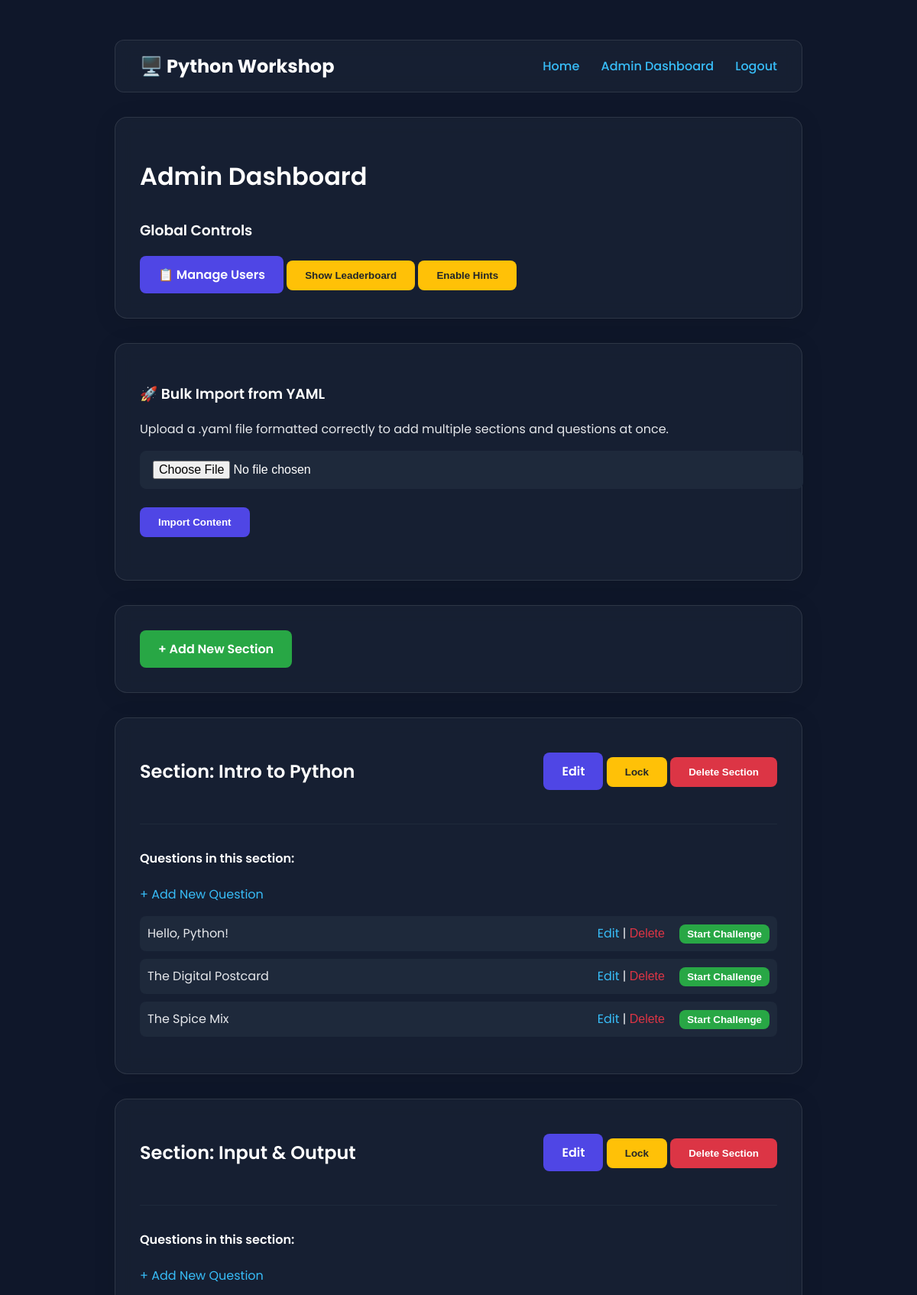
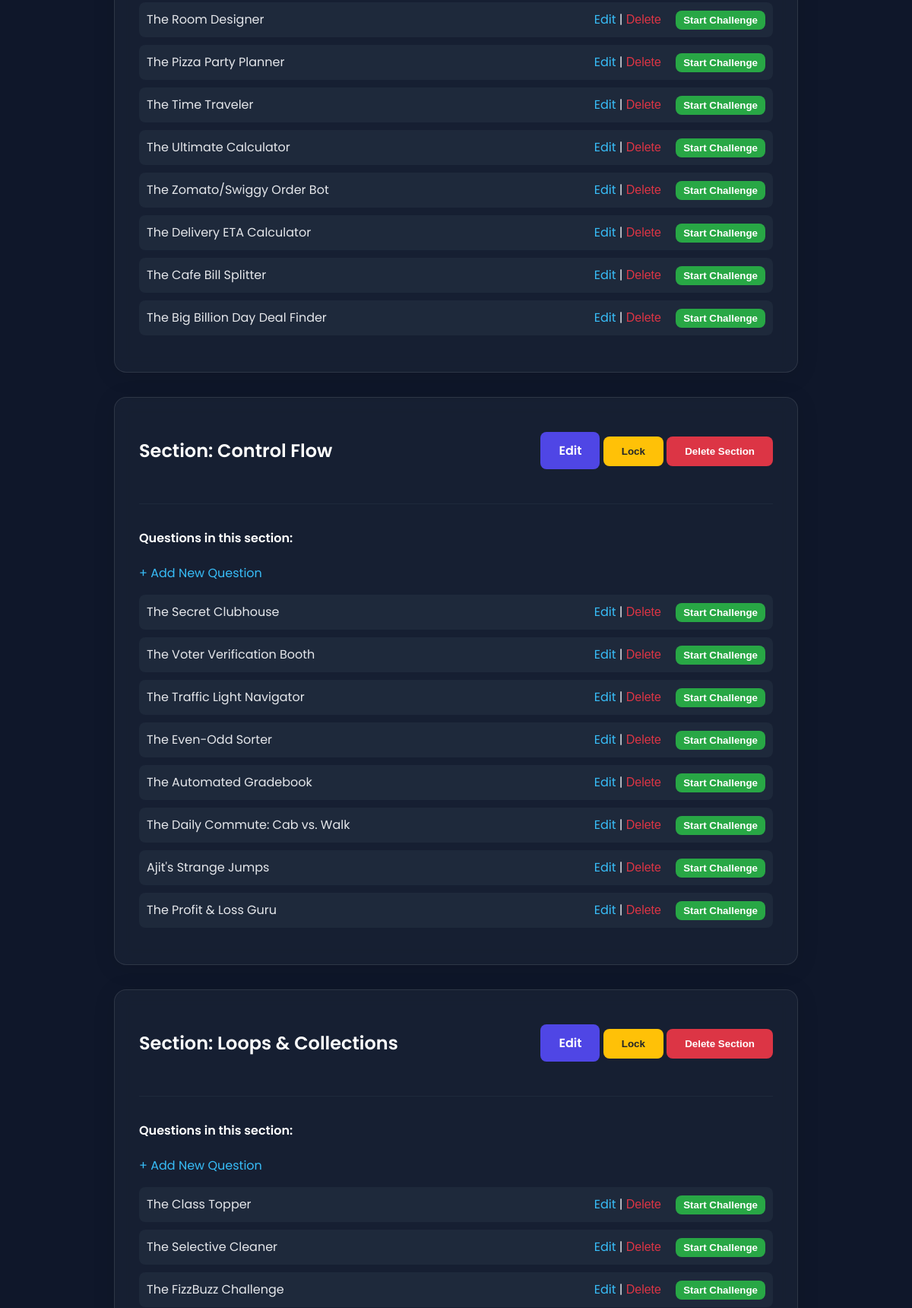
The app's page /admin/dashboard (signed in, upper part) with its own data (2 pictures, top to bottom).
### app/models.py (models this page shows, shortened)
class Section(db.Model):
    id = db.Column(db.Integer, primary_key=True)
    title = db.Column(db.String(100), nullable=False)
    is_unlocked = db.Column(db.Boolean, default=True)
    questions = db.relationship(
        'Question',
        backref='section',
        lazy='dynamic',
        cascade="all, delete-orphan"
    )

class Question(db.Model):
    id = db.Column(db.Integer, primary_key=True)
    section_id = db.Column(db.Integer, db.ForeignKey('section.id'), nullable=False)
    title = db.Column(db.String(100), nullable=False)
    description = db.Column(db.Text, nullable=False)
    starter_code = db.Column(db.Text)
    hints = db.Column(db.Text)
    difficulty = db.Column(db.Integer, default=1)
    has_file_manager = db.Column(db.Boolean, default=False, nullable=False)
    expected_output = db.Column(db.Text)
    challenges = db.relationship('Challenge', backref='question', lazy='dynamic', cascade="all, delete-orphan")
    submissions = db.relationship('Submission', backref='question', lazy='dynamic', cascade="all, delete-orphan")
    drafts = db.relationship('Draft', backref='question', lazy='dynamic', cascade="all, delete-orphan")

### app/admin/routes.py (the view)
@bp.route('/dashboard')
@admin_required
def dashboard():
    leaderboard_setting = AppSetting.query.filter_by(key='leaderboard_visible').first()
    if not leaderboard_setting:
        leaderboard_setting = AppSetting(key='leaderboard_visible', value='False')
        db.session.add(leaderboard_setting)
        db.session.commit()
    leaderboard_visible = (leaderboard_setting.value == 'True')
    hints_setting = AppSetting.query.filter_by(key='hints_enabled').first()
    if not hints_setting:
        hints_setting = AppSetting(key='hints_enabled', value='False')
        db.session.add(hints_setting)
        db.session.commit()
    hints_enabled = (hints_setting.value == 'True')
    leaderboard_visible = (leaderboard_setting.value == 'True')
    sections = Section.query.order_by(Section.id).all()
    active_challenges = {c.q_id: c for c in Challenge.query.filter_by(is_active=True).all()}
    return render_template(
        'admin/dashboard.html',
        sections=sections,
        challenges=active_challenges,
        leaderboard_visible=leaderboard_visible,
    hints_enabled=hints_enabled
    )

### app/__init__.py (called while the page is built)
@login_manager.user_loader
def load_user(user_id):
    return User.query.get(int(user_id))

### app/admin/routes.py (called while the page is built)
def admin_required(f):
    @wraps(f)
    def decorated_function(*args, **kwargs):
        if not current_user.is_authenticated or current_user.role != 'admin':
            flash("You do not have permission to access this page.", "danger")
            return redirect(url_for('main.index'))
        return f(*args, **kwargs)
    return decorated_function

### app/main.py (called while the page is built)
@bp.app_context_processor
def inject_global_vars():
    leaderboard_setting = AppSetting.query.filter_by(key='leaderboard_visible').first()
    return dict(
        leaderboard_visible=(leaderboard_setting and leaderboard_setting.value == 'True')
    )

@bp.app_context_processor
def inject_global_vars():
    leaderboard_setting = AppSetting.query.filter_by(key='leaderboard_visible').first()
    hints_setting = AppSetting.query.filter_by(key='hints_enabled').first() # <-- ADD THIS
    return dict(
        leaderboard_visible=(leaderboard_setting and leaderboard_setting.value == 'True'),
        hints_enabled=(hints_setting and hints_setting.value == 'True') # <-- AND THIS
    )

### app/templates/admin/dashboard.html
{% extends "base.html" %}
{% block content %}
<div class="card">
    <h1>Admin Dashboard</h1>
    <div style="margin-top: 2rem;">
        <h3>Global Controls</h3>
        <a href="{{ url_for('admin.users') }}" class="btn">📋 Manage Users</a>
        <form action="{{ url_for('admin.toggle_leaderboard') }}" method="POST" style="display: inline;">
            <input type="submit" value="{{ 'Hide Leaderboard' if leaderboard_visible else 'Show Leaderboard' }}" class="btn btn-warning">
        </form>
    <form action="{{ url_for('admin.toggle_hints') }}" method="POST" style="display: inline;">
    <input type="submit" value="{{ 'Disable Hints' if hints_enabled else 'Enable Hints' }}" class="btn btn-warning">
</form>
    </div>
</div>
<div class="card">
    <h3>🚀 Bulk Import from YAML</h3>
    <p>Upload a .yaml file formatted correctly to add multiple sections and questions at once.</p>
    <form method="post" action="{{ url_for('admin.import_from_yaml') }}" enctype="multipart/form-data">
        <div class="form-group">
            <input type="file" name="file" accept=".yaml,.yml" class="form-control">
        </div>
        <div class="form-group">
            <input type="submit" value="Import Content" class="btn">
        </div>
    </form>
</div>
<div class="card">
    <a href="{{ url_for('admin.add_section') }}" class="btn btn-success">+ Add New Section</a>
</div>
{% for section in sections %}
    <div class="card">
        <div style="display: flex; justify-content: space-between; align-items: center;">
            <h2>Section: {{ section.title }} {% if not section.is_unlocked %}<span style="color: #ffc107;">(Locked)</span>{% endif %}</h2>
            <div>
                <a href="{{ url_for('admin.edit_section', section_id=section.id) }}" class="btn">Edit</a>
                <form action="{{ url_for('admin.toggle_section_lock', section_id=section.id) }}" method="POST" style="display: inline;">
                    <input type="submit" value="{{ 'Lock' if section.is_unlocked else 'Unlock' }}" class="btn btn-warning">
                </form>
                <form action="{{ url_for('admin.delete_section', section_id=section.id) }}" method="POST" style="display: inline;" onsubmit="return confirm('Are you sure you want to delete this entire section and all its questions?');">
                    <input type="submit" value="Delete Section" class="btn btn-danger">
                </form>
            </div>
        </div>
        <hr>
        <h4 style="margin-top: 20px;">Questions in this section:</h4>
        <a href="{{ url_for('admin.add_question', section_id=section.id) }}">+ Add New Question</a>
        <ul style="list-style: none; padding-left: 0;">
            {% for question in section.questions %}
                <li style="background: var(--slate-800); padding: 10px; border-radius: 8px; margin-top: 10px; display: flex; justify-content: space-between; align-items: center;">
                    <span>{{ question.title }}</span>
                    <span>
                        <a href="{{ url_for('admin.edit_question', question_id=question.id) }}">Edit</a> |
                        <form action="{{ url_for('admin.delete_question', question_id=question.id) }}" method="POST" style="display: inline;" onsubmit="return confirm('Are you sure you want to delete this question?');">
                            <input type="submit" value="Delete" style="color: #dc3545; border: none; background: none; cursor: pointer; padding: 0; font-size: 1em;">
                        </form>
                        {% set active_challenge = challenges.get(question.id) %}
                        {% if active_challenge %}
                            <form action="{{ url_for('admin.end_challenge', challenge_id=active_challenge.id) }}" method="POST" style="display: inline; margin-left: 15px;">
                                <input type="submit" value="End Challenge" class="btn btn-warning" style="padding: 5px 10px;">
                            </form>
                        {% else %}
                            <form action="{{ url_for('admin.start_challenge', question_id=question.id) }}" method="POST" style="display: inline; margin-left: 15px;">
                                <input type="submit" value="Start Challenge" class="btn btn-success" style="padding: 5px 10px;">
                            </form>
                        {% endif %}
                    </span>
                </li>
            {% else %}
                <li>No questions in this section yet.</li>
            {% endfor %}
        </ul>
    </div>
{% endfor %}
{% endblock %}

### app/static/css/style.css (style rules this page uses)
:root { --indigo-600: #4f46e5; --indigo-700: #4338ca; --slate-800: #1e293b; --slate-900: #0f172a; --sky-400: #38bdf8; --gray-200: #e5e7eb; --gray-400: #9ca3af; --white: #ffffff; }
body { font-family: 'Poppins', sans-serif; background-color: var(--slate-900); color: var(--gray-200); margin: 0; padding: 2rem; }
h1, h2, h3, h4 { color: var(--white); font-weight: 600; }
a { color: var(--sky-400); text-decoration: none; transition: color 0.2s ease; }
hr { border: none; border-top: 1px solid var(--slate-800); margin: 2rem 0; }
.card { background: rgba(30, 41, 59, 0.5); backdrop-filter: blur(10px); border: 1px solid rgba(255, 255, 255, 0.1); border-radius: 16px; padding: 2rem; margin-bottom: 2rem; box-shadow: 0 4px 30px rgba(0, 0, 0, 0.1); }
.form-group { margin-bottom: 1.5rem; }
.form-control { width: 100%; padding: 0.75rem 1rem; background-color: var(--slate-800); border: 1px solid var(--slate-800); border-radius: 8px; color: var(--white); font-size: 1rem; transition: border-color 0.2s ease, box-shadow 0.2s ease; }
.btn { display: inline-block; padding: 0.75rem 1.5rem; background-color: var(--indigo-600); color: var(--white); border: none; border-radius: 8px; font-weight: 600; cursor: pointer; text-align: center; transition: background-color 0.2s ease; }
.btn-danger { background-color: #dc3545; }
.btn-warning { background-color: #ffc107; color: #212529; }
.btn-success { background-color: #28a745; }

### records on screen
Section: title "Intro to Python", is_unlocked "Lock"
Question: title "Hello, Python!"
Question: title "The Digital Postcard"
Question: title "The Spice Mix"
Section: title "Input & Output", is_unlocked "Lock"
Question: title "The Room Designer"
Question: title "The Pizza Party Planner"
Question: title "The Time Traveler"
Question: title "The Ultimate Calculator"
Question: title "The Zomato/Swiggy Order Bot"
Question: title "The Delivery ETA Calculator"
Question: title "The Cafe Bill Splitter"
Question: title "The Big Billion Day Deal Finder"
Section: title "Control Flow", is_unlocked "Lock"
Question: title "The Secret Clubhouse"
Question: title "The Voter Verification Booth"
Question: title "The Traffic Light Navigator"
Question: title "The Even-Odd Sorter"
Question: title "The Automated Gradebook"
Question: title "The Daily Commute: Cab vs. Walk"
Question: title "Ajit's Strange Jumps"
Question: title "The Profit & Loss Guru"
Section: title "Loops & Collections", is_unlocked "Lock"
Question: title "The Class Topper"
Question: title "The Selective Cleaner"
Question: title "The FizzBuzz Challenge"
